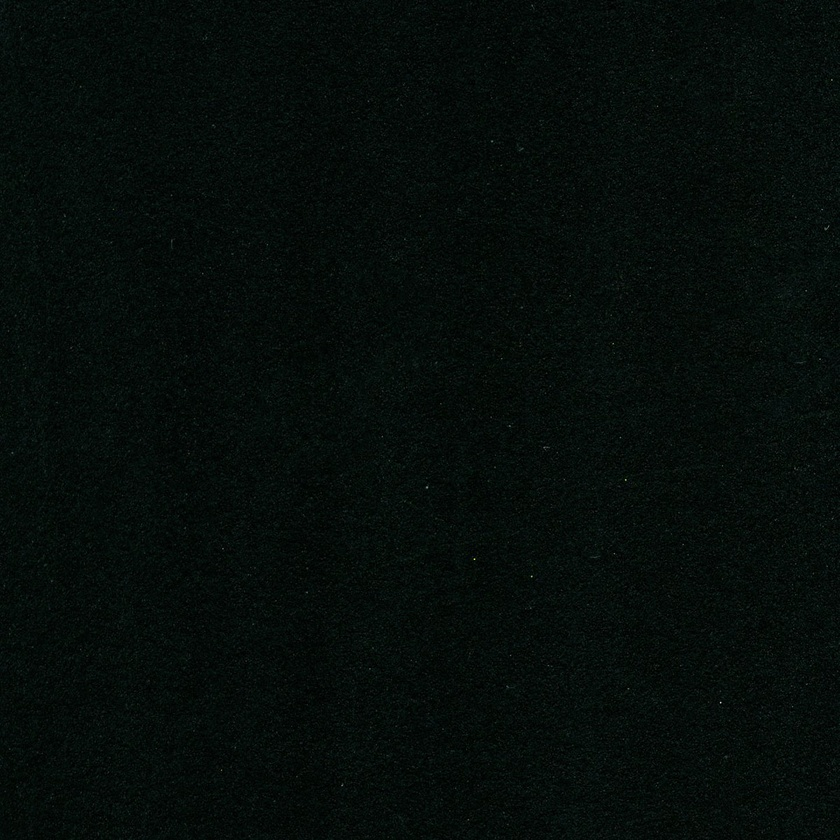
#> input picture blank.jpg, 840 x 840 px, shrunk from 1200 x 1200 before the run, found by its file name
$ python 02_rect_generator.py
#> lines starting #> are read from the running program, lines starting #| are printed output that depends on the picture
import sys
import cv2
import copy
import itertools
from PIL import Image, ImageOps, ImageDraw
from copy import deepcopy
from operator import itemgetter
from statistics import median, mean
from math import sqrt
from random import randint


# generation parameters (CAN CHANGE)
num_pics = 3
num_rect = randint(5, 15)
canvas_width = 20
canvas_height = 20
min_size = 1
max_size = 5
increments = 80

for count in range(num_pics):

# Basic vision
    visual = Image.open(r'D:\Python\data_project\blank.jpg')                      # must feed in blank, black canvas image as input (blank.png)
#> visual is the input picture: PIL image 840x840 RGB; mean R, G, B 5.7, 12.7, 10
    draw = ImageDraw.Draw(visual)


# Generate random number of rectangles (must be touching) of random sizes
    boxes = []
    for i in range(num_rect):
        valid = 0
        while(valid == 0):
            width = randint(min_size, max_size)*increments
            height = randint(min_size, max_size)*increments
            pos_x = randint(max_size+1, canvas_width-max_size-1)*increments
            pos_y = randint(max_size+1, canvas_height-max_size-1)*increments
            for j in boxes:
                touching = 1
                if (pos_x+(width/2.0) < j[0]-(j[2]/2.0)):
                    touching = 0
                if (pos_x-(width/2.0) > j[0]+(j[2]/2.0)):
                    touching = 0
                if (pos_y+(height/2.0) < j[1]-(j[3]/2.0)):
                    touching = 0
                if (pos_y-(height/2.0) > j[1]+(j[3]/2.0)):
                    touching = 0
                if touching == 1:
                    valid = 1
            if len(boxes) == 0:
                valid = 1
        boxes.append([pos_x,pos_y,width,height])

    # Draw resulting rectangles as image

    for i in boxes:
        # print(i)
        top_left = (i[0]-(i[2]/2.0),i[1]-(i[3]/2.0))
        bottom_right = (i[0]+(i[2]/2.0),i[1]+(i[3]/2.0))
        draw.rectangle((top_left,bottom_right), fill='white')
        visual.save(f"op{count}.png")
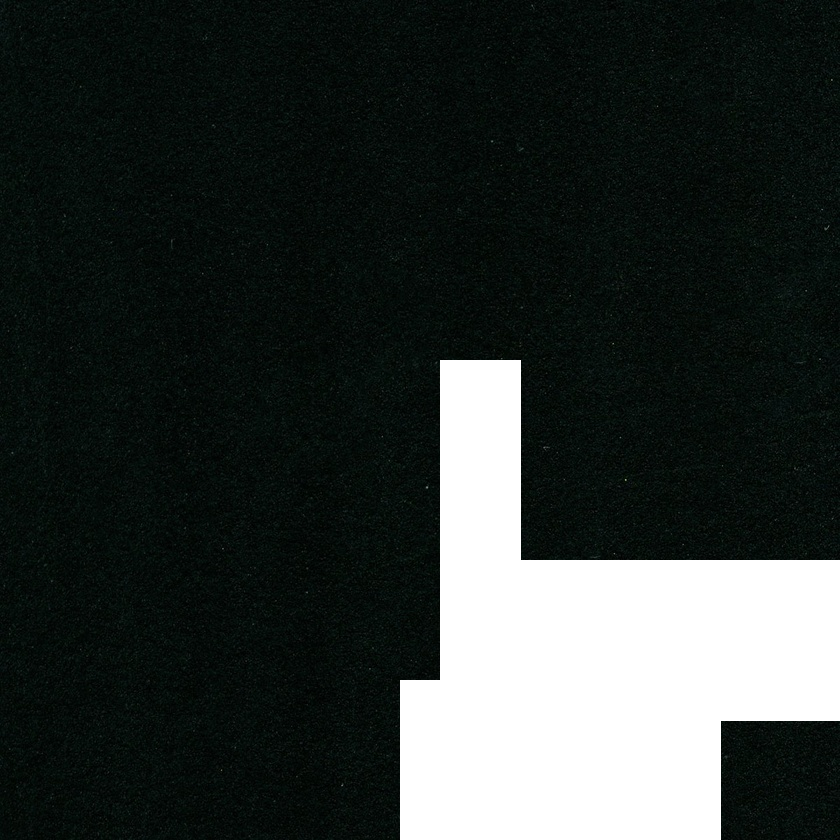
#> visual: PIL image 840x840 RGB; mean R, G, B 48.2, 54, 51.8


print("finish!")
